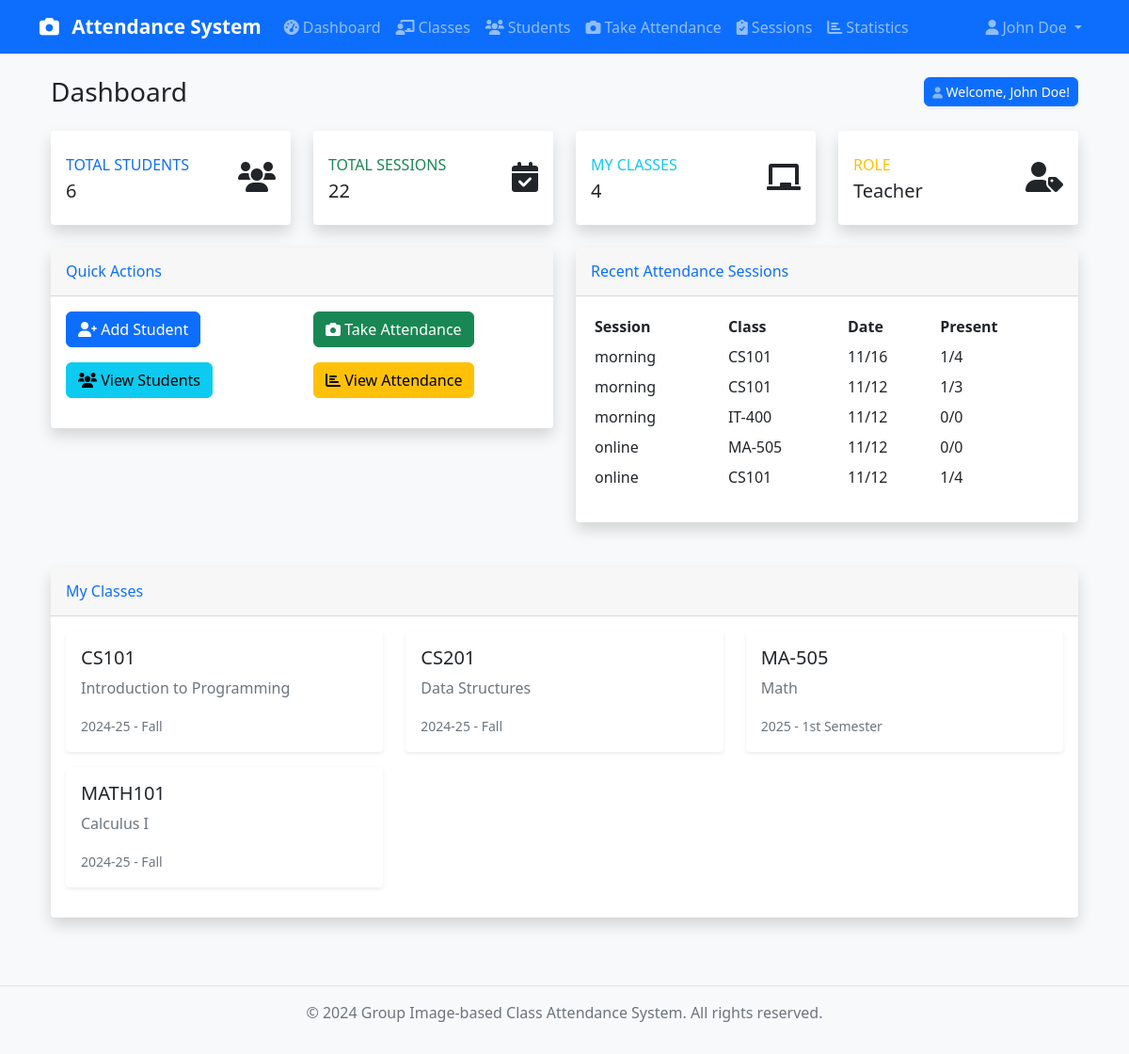
Page /dashboard (signed in) on the committed database.
### app.py (models this page shows, shortened)
class User(db.Model):
    id = db.Column(db.Integer, primary_key=True)
    username = db.Column(db.String(80), unique=True, nullable=False)
    email = db.Column(db.String(120), unique=True, nullable=False)
    password_hash = db.Column(db.String(128), nullable=False)
    full_name = db.Column(db.String(200), nullable=False)
    role = db.Column(db.String(20), default='teacher')  # 'admin', 'teacher'
    department = db.Column(db.String(100))
    is_active = db.Column(db.Boolean, default=True)
    created_at = db.Column(db.DateTime, default=datetime.utcnow)
    last_login = db.Column(db.DateTime)
    classes_taught = db.relationship('TeacherClass', backref='teacher', lazy=True)

class AttendanceSession(db.Model):
    id = db.Column(db.Integer, primary_key=True)
    session_name = db.Column(db.String(100), nullable=False)
    class_name = db.Column(db.String(50), nullable=False)
    date = db.Column(db.Date, nullable=False, default=date.today)
    time = db.Column(db.DateTime, nullable=False, default=datetime.utcnow)
    group_photo_path = db.Column(db.String(200))
    total_students = db.Column(db.Integer, default=0)
    present_students = db.Column(db.Integer, default=0)
    created_by = db.Column(db.String(100), default='Teacher')
    attendance_records = db.relationship('AttendanceRecord', backref='session', lazy=True)

class TeacherClass(db.Model):
    id = db.Column(db.Integer, primary_key=True)
    teacher_id = db.Column(db.Integer, db.ForeignKey('user.id'), nullable=False)
    class_name = db.Column(db.String(50), nullable=False)
    subject = db.Column(db.String(100))
    academic_year = db.Column(db.String(20))
    semester = db.Column(db.String(20))
    is_active = db.Column(db.Boolean, default=True)
    created_at = db.Column(db.DateTime, default=datetime.utcnow)
    __table_args__ = (db.UniqueConstraint('teacher_id', 'class_name', 'academic_year', 'semester'),)

### app.py (the view)
@app.route('/')
@app.route('/dashboard')
@login_required
def dashboard():
    user = User.query.get(session['user_id'])
    user_classes = []
    if user.role == 'teacher':
        user_classes = TeacherClass.query.filter_by(teacher_id=user.id, is_active=True).all()
    total_students = Student.query.count()
    total_sessions = AttendanceSession.query.count()
    recent_sessions = AttendanceSession.query.order_by(AttendanceSession.date.desc()).limit(5).all()
    return render_template('dashboard.html',
                         user=user,
                         user_classes=user_classes,
                         total_students=total_students,
                         total_sessions=total_sessions,
                         recent_sessions=recent_sessions)

### app.py (called while the page is built)
def login_required(f):
    @wraps(f)
    def decorated_function(*args, **kwargs):
        if 'user_id' not in session:
            flash('Please log in to access this page.', 'error')
            return redirect(url_for('login'))
        return f(*args, **kwargs)
    return decorated_function

### templates/dashboard.html (shortened to what this page needs)
{% extends "base.html" %}
{% block content %}
<div class="container-fluid">
    <div class="d-sm-flex align-items-center justify-content-between mb-4">
        <h1 class="h3 mb-0 text-gray-800">Dashboard</h1>
        <div class="d-none d-sm-inline-block btn btn-sm btn-primary shadow-sm">
            Welcome, {{ user.full_name }}!
        </div>
    </div>
    <div class="row">
        <div class="col-xl-3 col-md-6 mb-4">
            <div class="card border-left-primary shadow h-100 py-2">
                <div class="card-body">
                    <div class="row no-gutters align-items-center">
                        <div class="col mr-2">
                            <div class="text-xs font-weight-bold text-primary text-uppercase mb-1">
                                Total Students</div>
                            <div class="h5 mb-0 font-weight-bold text-gray-800">{{ total_students }}</div>
                        </div>
                        <div class="col-auto">
                            <i class="fas fa-users fa-2x text-gray-300"></i>
                        </div>
                    </div>
                </div>
            </div>
        </div>
        <div class="col-xl-3 col-md-6 mb-4">
            <div class="card border-left-success shadow h-100 py-2">
                <div class="card-body">
                    <div class="row no-gutters align-items-center">
                        <div class="col mr-2">
                            <div class="text-xs font-weight-bold text-success text-uppercase mb-1">
                                Total Sessions</div>
                            <div class="h5 mb-0 font-weight-bold text-gray-800">{{ total_sessions }}</div>
                        </div>
                        <div class="col-auto">
                            <i class="fas fa-calendar-check fa-2x text-gray-300"></i>
                        </div>
                    </div>
                </div>
            </div>
        </div>
        {% if user.role == 'teacher' %}
        <div class="col-xl-3 col-md-6 mb-4">
            <div class="card border-left-info shadow h-100 py-2">
                <div class="card-body">
                    <div class="row no-gutters align-items-center">
                        <div class="col mr-2">
                            <div class="text-xs font-weight-bold text-info text-uppercase mb-1">
                                My Classes</div>
                            <div class="h5 mb-0 font-weight-bold text-gray-800">{{ user_classes|length }}</div>
                        </div>
                        <div class="col-auto">
                            <i class="fas fa-chalkboard fa-2x text-gray-300"></i>
                        </div>
                    </div>
                </div>
            </div>
        </div>
        {% endif %}
        <div class="col-xl-3 col-md-6 mb-4">
            <div class="card border-left-warning shadow h-100 py-2">
                <div class="card-body">
                    <div class="row no-gutters align-items-center">
                        <div class="col mr-2">
                            <div class="text-xs font-weight-bold text-warning text-uppercase mb-1">
                                Role</div>
                            <div class="h5 mb-0 font-weight-bold text-gray-800">{{ user.role.title() }}</div>
                        </div>
                        <div class="col-auto">
                            <i class="fas fa-user-tag fa-2x text-gray-300"></i>
                        </div>
                    </div>
                </div>
            </div>
        </div>
    </div>
    <div class="row">
        <div class="col-lg-6 mb-4">
            <div class="card shadow mb-4">
                <div class="card-header py-3">
                    <h6 class="m-0 font-weight-bold text-primary">Quick Actions</h6>
                </div>
                <div class="card-body">
                    <div class="row">
                        <div class="col-md-6 mb-3">
                            <a href="{{ url_for('add_student') }}" class="btn btn-primary btn-block">
                                <i class="fas fa-user-plus"></i> Add Student
                            </a>
                        </div>
                        <div class="col-md-6 mb-3">
                            <a href="{{ url_for('take_attendance') }}" class="btn btn-success btn-block">
                                <i class="fas fa-camera"></i> Take Attendance
                            </a>
                        </div>
                        <div class="col-md-6 mb-3">
                            <a href="{{ url_for('students') }}" class="btn btn-info btn-block">
                                <i class="fas fa-users"></i> View Students
                            </a>
                        </div>
                        <div class="col-md-6 mb-3">
                            <a href="{{ url_for('attendance') }}" class="btn btn-warning btn-block">
                                <i class="fas fa-chart-bar"></i> View Attendance
                            </a>
                        </div>
                    </div>
                </div>
            </div>
        </div>
        <div class="col-lg-6 mb-4">
            <div class="card shadow mb-4">
                <div class="card-header py-3">
                    <h6 class="m-0 font-weight-bold text-primary">Recent Attendance Sessions</h6>
                </div>
                <div class="card-body">
                    {% if recent_sessions %}
                        <div class="table-responsive">
                            <table class="table table-borderless table-sm">
                                <thead>
                                    <tr>
                                        <th>Session</th>
                                        <th>Class</th>
                                        <th>Date</th>
                                        <th>Present</th>
                                    </tr>
                                </thead>
                                <tbody>
                                    {% for session in recent_sessions %}
                                    <tr>
                                        <td>{{ session.session_name }}</td>
                                        <td>{{ session.class_name }}</td>
                                        <td>{{ session.date.strftime('%m/%d') }}</td>
                                        <td>{{ session.present_students }}/{{ session.total_students }}</td>
                                    </tr>
                                    {% endfor %}
                                </tbody>
                            </table>
                        </div>
                    {% else %}
                        <p class="text-muted">No attendance sessions found.</p>
                        <a href="{{ url_for('take_attendance') }}" class="btn btn-primary btn-sm">
                            Take First Attendance
                        </a>
                    {% endif %}
                </div>
            </div>
        </div>
    </div>
    {% if user.role == 'teacher' and user_classes %}
    <div class="row">
        <div class="col-12">
            <div class="card shadow mb-4">
                <div class="card-header py-3">
                    <h6 class="m-0 font-weight-bold text-primary">My Classes</h6>
                </div>
                <div class="card-body">
                    <div class="row">
                        {% for class in user_classes %}
                        <div class="col-md-6 col-lg-4 mb-3">
                            <div class="card border-left-primary">
                                <div class="card-body">
                                    <h5 class="card-title">{{ class.class_name }}</h5>
                                    {% if class.subject %}
                                        <p class="card-text text-muted">{{ class.subject }}</p>
                                    {% endif %}
                                    <small class="text-muted">
                                        {% if class.academic_year %}{{ class.academic_year }}{% endif %}
                                        {% if class.semester %} - {{ class.semester }}{% endif %}
                                    </small>
                                </div>
                            </div>
                        </div>
                        {% endfor %}
                    </div>
                </div>
            </div>
        </div>
    </div>
    {% endif %}
</div>
{% endblock %}

### static/css/style.css (style rules this page uses)
body { font-family: 'Segoe UI', Tahoma, Geneva, Verdana, sans-serif; background-color: #f8f9fa; }
.card { border: none; box-shadow: 0 0.125rem 0.25rem rgba(0, 0, 0, 0.075); transition: box-shadow 0.15s ease-in-out; }
.table th { font-weight: 600; border-top: none; }
.table-responsive { border-radius: 0.5rem; }
.btn { border-radius: 0.375rem; font-weight: 500; transition: all 0.2s ease-in-out; }

### rows in the picture
User: full_name "John Doe", role "Teacher"
AttendanceSession: session_name "morning", class_name "CS101", date "11/16", present_students "1", total_students "4"
AttendanceSession: session_name "morning", class_name "CS101", date "11/12", present_students "1", total_students "3"
AttendanceSession: session_name "morning", class_name "IT-400", date "11/12", present_students "0", total_students "0"
AttendanceSession: session_name "online", class_name "MA-505", date "11/12", present_students "0", total_students "0"
AttendanceSession: session_name "online", class_name "CS101", date "11/12", present_students "1", total_students "4"
TeacherClass: class_name "CS101", subject "Introduction to Programming", academic_year "2024-25", semester "Fall"
TeacherClass: class_name "CS201", subject "Data Structures", academic_year "2024-25", semester "Fall"
TeacherClass: class_name "MA-505", subject "Math", academic_year "2025", semester "1st Semester"
TeacherClass: class_name "MATH101", subject "Calculus I", academic_year "2024-25", semester "Fall"

### other values in the picture
{{ session.full_name }} "John Doe"
{{ total_students }} "6"
{{ total_sessions }} "22"
{{ user_classes|length }} "4"
